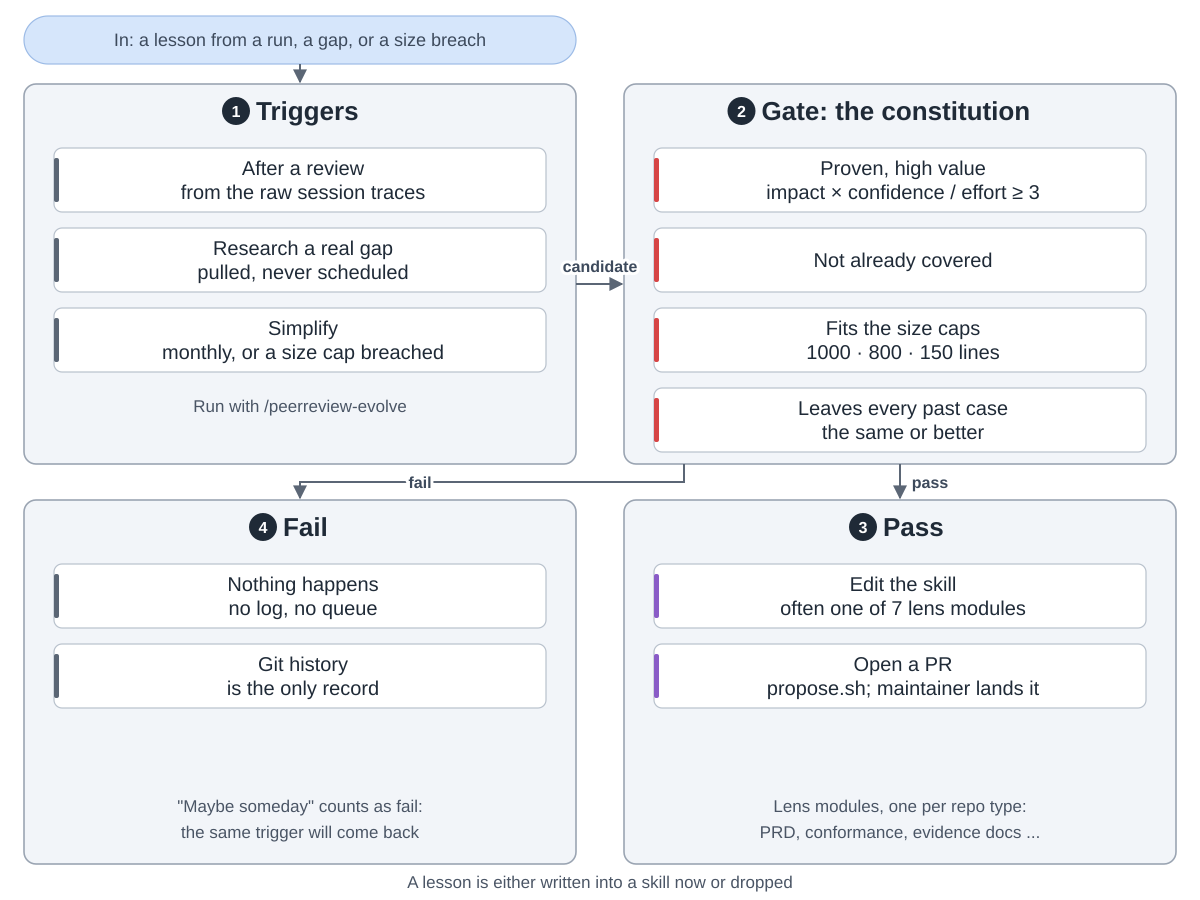

Recreate this plot in Python.
"""How the method itself changes: /peerreview-evolve and the constitution.
Drawn from maximalfocus/peerreview-skills at commit 2f8d61e (CONSTITUTION.md, skills/peerreview-evolve/SKILL.md,
skills/peerreview/SKILL.md Step 1.5, skills/peerreview-approach-*/).
Run: python3 evolve.py"""
import sys
from pathlib import Path

sys.path.insert(0, str(Path(__file__).resolve().parents[2] / "tools"))
from archdiagram import Diagram  # noqa: E402

d = Diagram("peerreview evolution",
            "1 Triggers: after a review, from the raw session traces; research on a real gap, pulled and never "
            "scheduled; or simplifying, monthly or when a size cap is breached. "
            "2 The gate is the constitution: the change must be proven and high value, with impact times "
            "confidence over effort at least 3, not already covered, and it must fit the size caps of 1000, 800 "
            "and 150 lines. "
            "3 Pass: edit the skill, usually one of the seven lens modules for a repo type, and open a pull request "
            "with propose.sh; the maintainer lands it. "
            "4 Fail: nothing happens; there is no log and no queue, and git history is the only record.")

L, R, W = 24, 624, 552
T1, H1 = 84, 380
T2, H2 = 500, 364
CW, CH, GAP = 492, 64, 16


def column(x, top, cards, gap=GAP):
    for i, (lbl, kind) in enumerate(cards):
        d.card(x + 30, top + 64 + i * (CH + gap), lbl, kind, w=CW, h=CH)


def notes(x, top, h, a, b):
    d.note(x + W / 2, top + h - 52, a)
    d.note(x + W / 2, top + h - 26, b)

d.pill(L, 16, W, 48, "In: a lesson from a run, a gap, or a size breach")
d.arrow(f"M{L + W / 2} 64V{T1 - 2}")

d.group(L, T1, W, H1, "Triggers", 1)
column(L, T1, [("After a review|from the raw session traces", "data"),
               ("Research a real gap|pulled, never scheduled", "data"),
               ("Simplify|monthly, or a size cap breached", "data")])
notes(L, T1, H1, "Run with /peerreview-evolve", "")

d.group(R, T1, W, H1, "Gate: the constitution", 2)
column(R, T1, [("Proven, high value|impact × confidence / effort ≥ 3", "review"),
               ("Not already covered", "review"),
               ("Fits the size caps|1000 · 800 · 150 lines", "review"),
               ("Leaves every past case|the same or better", "review")])

d.group(R, T2, W, H2, "Pass", 3)
column(R, T2, [("Edit the skill|often one of 7 lens modules", "write"),
               ("Open a PR|propose.sh; maintainer lands it", "write")])
notes(R, T2, H2, "Lens modules, one per repo type:", "PRD, conformance, evidence docs ...")

d.group(L, T2, W, H2, "Fail", 4)
column(L, T2, [("Nothing happens|no log, no queue", "data"),
               ("Git history|is the only record", "data")])
notes(L, T2, H2, "\"Maybe someday\" counts as fail:", "the same trigger will come back")

d.arrow(f"M{L + W} {T1 + 200}H{R - 2}", label="candidate", at=(600, T1 + 188))
d.arrow(f"M{R + W / 2} {T1 + H1}V{T2 - 2}", label="pass", at=(R + W / 2 + 30, T1 + H1 + 24))
d.arrow(f"M{R + 60} {T1 + H1}V{T1 + H1 + 18}H{L + W / 2}V{T2 - 2}", label="fail", at=(L + W / 2 + 120, T1 + H1 + 24))

d.note(600, 888, "A lesson is either written into a skill now or dropped")

d.save(Path(__file__).with_name("evolve.svg"))
